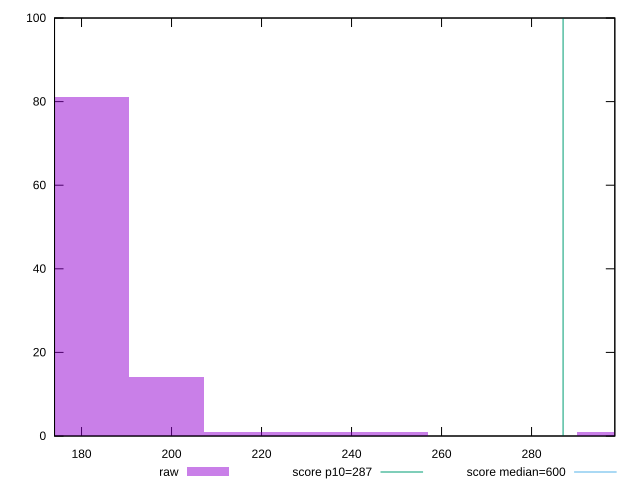

gnuplot code for this plot:
reset

$raw <<EOF
298.40538168282285 1
182.3588443617251 81
198.9369211218819 14
215.51499788203873 1
232.09307464219557 1
165.78076760156824 1
248.6711514023524 1
EOF

set key outside below
set boxwidth 16.578076760156826
set xrange [174:298.4999999999991]
set yrange [0:100]
set trange [0:100]
set style fill transparent solid 0.5 noborder

set parametric
set terminal svg size 640, 490 enhanced background rgb 'white'
set output "report_00018_2021-02-10T15-25-16.877Z/total-blocking-time/samples/pages+cached/raw/histogram.svg"

plot $raw title "raw" with boxes, \
     287,t title "score p10=287", \
     600,t title "score median=600"

reset
